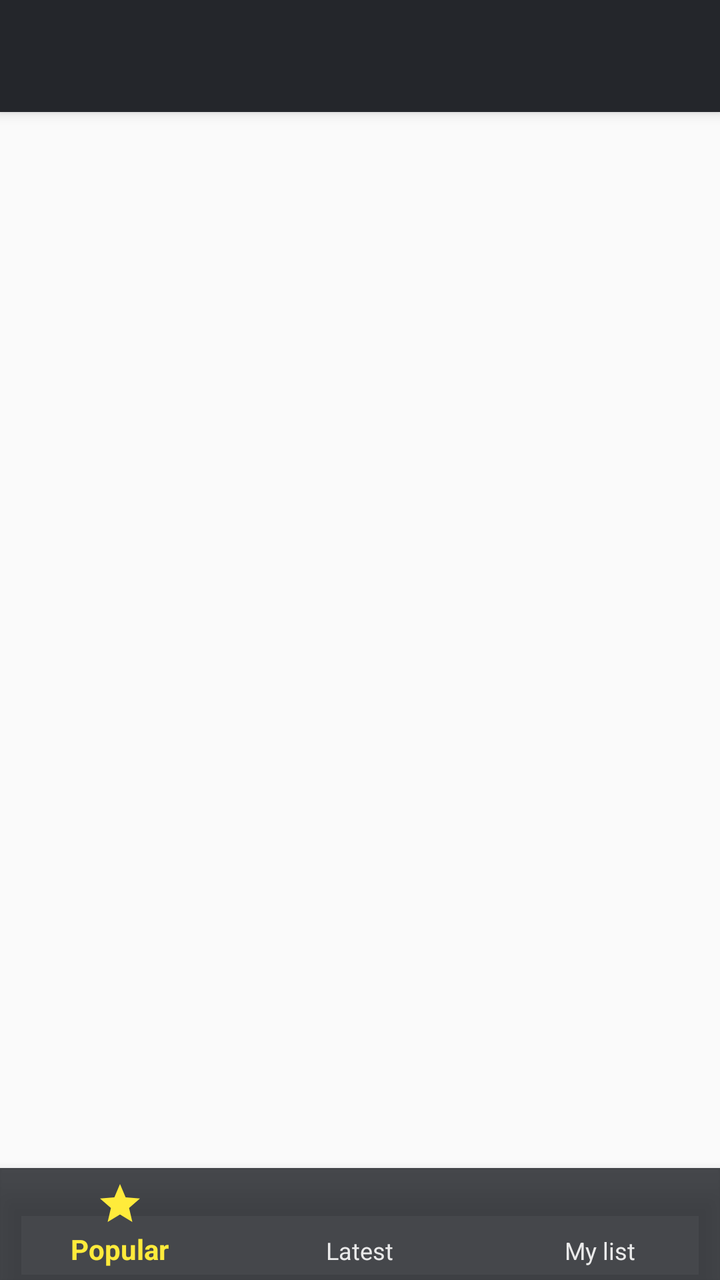
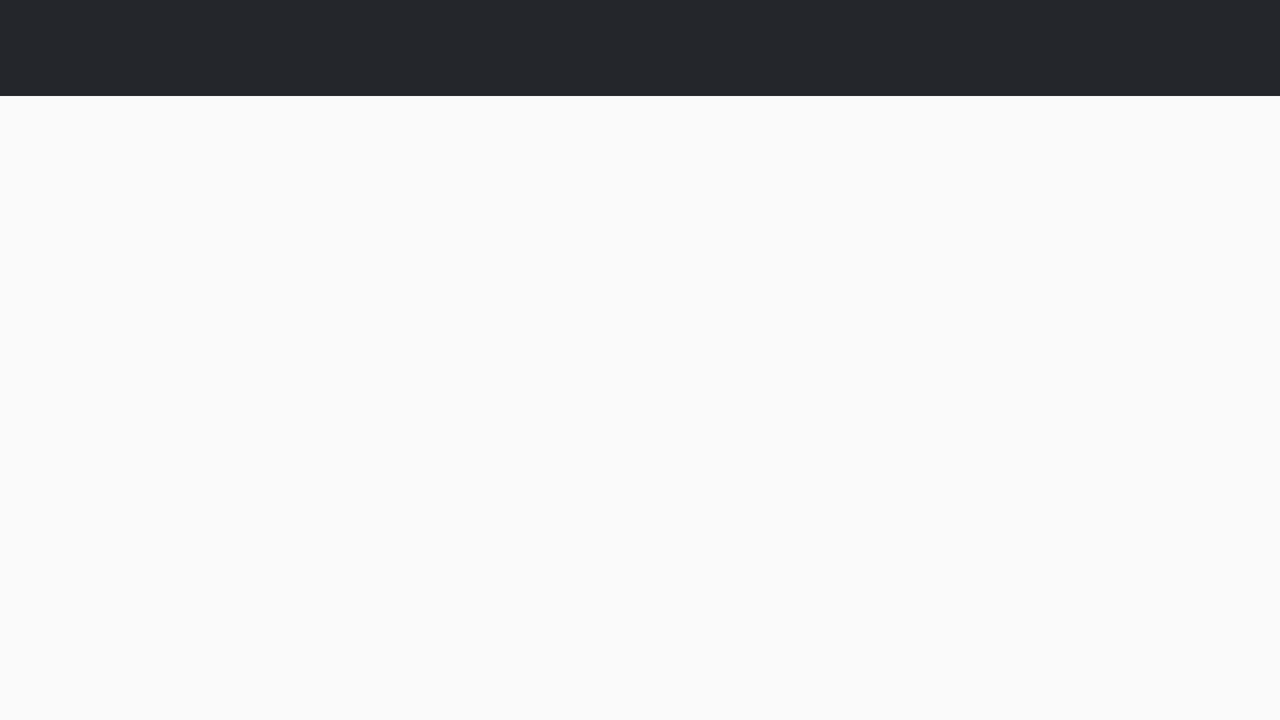

Two renders of one Android screen. The first uses the default layout on a phone; the second uses the alternative layout the repository ships for a different screen configuration, on a matching device. The two XML files are below.
<!-- AndroidManifest.xml: application theme AppTheme -->
<!-- res/layout/activity_main.xml -->
<?xml version="1.0" encoding="utf-8"?>
<androidx.coordinatorlayout.widget.CoordinatorLayout xmlns:android="http://schemas.android.com/apk/res/android"
    xmlns:app="http://schemas.android.com/apk/res-auto"
    xmlns:tools="http://schemas.android.com/tools"
    android:layout_width="match_parent"
    android:layout_height="match_parent"
    tools:context=".screen.main.MainActivity">

    <com.google.android.material.appbar.AppBarLayout
        android:id="@+id/appBarLayout"
        android:layout_width="match_parent"
        android:layout_height="wrap_content">

        <androidx.appcompat.widget.Toolbar
            android:id="@+id/toolbar"
            android:layout_width="match_parent"
            android:layout_height="?attr/actionBarSize"
            android:background="@color/colorGrey"
            android:theme="@style/ThemeOverlay.MaterialComponents.Dark.ActionBar"
            app:layout_scrollFlags="scroll|enterAlways" />
    </com.google.android.material.appbar.AppBarLayout>

    <RelativeLayout
        android:id="@+id/fragment_container"
        android:layout_width="match_parent"
        android:layout_height="match_parent"
        app:layout_behavior="@string/appbar_scrolling_view_behavior" />

    <com.google.android.material.bottomnavigation.BottomNavigationView
        android:id="@+id/bottom_nav_view"
        android:layout_width="match_parent"
        android:layout_height="wrap_content"
        android:layout_gravity="bottom"
        android:background="@color/colorGrey"
        app:itemIconTint="@drawable/bottom_navigation_colors"
        app:itemTextColor="@drawable/bottom_navigation_colors"
        app:layout_constraintBottom_toBottomOf="parent"
        app:menu="@menu/nav_menu" />
</androidx.coordinatorlayout.widget.CoordinatorLayout>
<!-- resources referenced by this layout -->
<resources>
  <color name="colorGrey">#D724262B</color>
  <!-- drawable bottom_navigation_colors (drawable) -->
  <?xml version="1.0" encoding="utf-8"?>
  <selector xmlns:android="http://schemas.android.com/apk/res/android">
  
      <item android:color="@color/colorBottomItemStateChecked" android:state_checked="true" />
      <item android:color="@color/colorBottomItemStateNotChecked" android:state_checked="false" />
  
  </selector>
  <style name="AppTheme" parent="Theme.AppCompat.Light.NoActionBar">
          
          <item name="colorPrimary">@color/colorPrimary</item>
          <item name="colorPrimaryDark">@color/colorPrimaryDark</item>
          <item name="colorAccent">@color/colorAccent</item>
      </style>
  <color name="colorBottomItemStateChecked">#FFEB3B</color>
  <color name="colorBottomItemStateNotChecked">#E2FFFFFF</color>
  <color name="colorPrimary">#24262B</color>
  <color name="colorPrimaryDark">#000000</color>
  <color name="colorAccent">#D81B60</color>
</resources>
<!-- res/layout-land/activity_main.xml (the repository's variant of the layout above) -->
<!-- drawn on the phone turned sideways -->
<?xml version="1.0" encoding="utf-8"?>
<androidx.drawerlayout.widget.DrawerLayout
    xmlns:android="http://schemas.android.com/apk/res/android"
    xmlns:app="http://schemas.android.com/apk/res-auto"
    xmlns:tools="http://schemas.android.com/tools"
    android:id="@+id/drawer"
    android:layout_width="match_parent"
    android:layout_height="match_parent"
    tools:context=".screen.main.MainActivity">

    <LinearLayout
        android:layout_width="match_parent"
        android:layout_height="match_parent"
        android:orientation="vertical">

        <com.google.android.material.appbar.AppBarLayout
            android:id="@+id/appBarLayout"
            android:layout_width="match_parent"
            android:layout_height="?attr/actionBarSize">

            <androidx.appcompat.widget.Toolbar
                android:id="@+id/toolbar"
                android:layout_width="match_parent"
                android:layout_height="?attr/actionBarSize"
                android:background="@color/colorGrey"
                android:theme="@style/ThemeOverlay.MaterialComponents.Dark.ActionBar"
                app:layout_scrollFlags="scroll|enterAlways"/>

        </com.google.android.material.appbar.AppBarLayout>


        <RelativeLayout
            android:id="@+id/fragment_container"
            android:layout_width="match_parent"
            android:layout_height="match_parent"
            app:layout_behavior="@string/appbar_scrolling_view_behavior" >

        </RelativeLayout>
    </LinearLayout>

    <com.google.android.material.navigation.NavigationView
        android:id="@+id/nav_view"
        android:layout_width="240dp"
        android:layout_height="match_parent"
        android:layout_gravity="start"
        android:background="#F539393A"
        app:itemIconTint="#F0FFFFFF"
        app:itemTextColor="#F0FFFFFF"
        app:menu="@menu/nav_menu" />

</androidx.drawerlayout.widget.DrawerLayout >
<!-- resources referenced by the variant -->
<!-- as the phone turned sideways resolves them -->
<resources>
  <color name="colorGrey">#D724262B</color>
  <style name="AppTheme" parent="Theme.AppCompat.Light.NoActionBar">
          
          <item name="colorPrimary">@color/colorPrimary</item>
          <item name="colorPrimaryDark">@color/colorPrimaryDark</item>
          <item name="colorAccent">@color/colorAccent</item>
      </style>
  <color name="colorPrimary">#24262B</color>
  <color name="colorPrimaryDark">#000000</color>
  <color name="colorAccent">#D81B60</color>
</resources>
